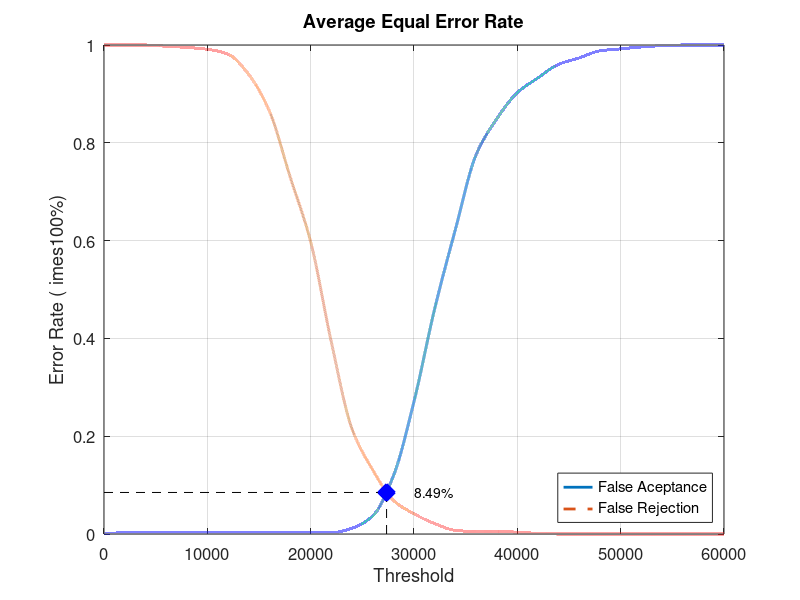
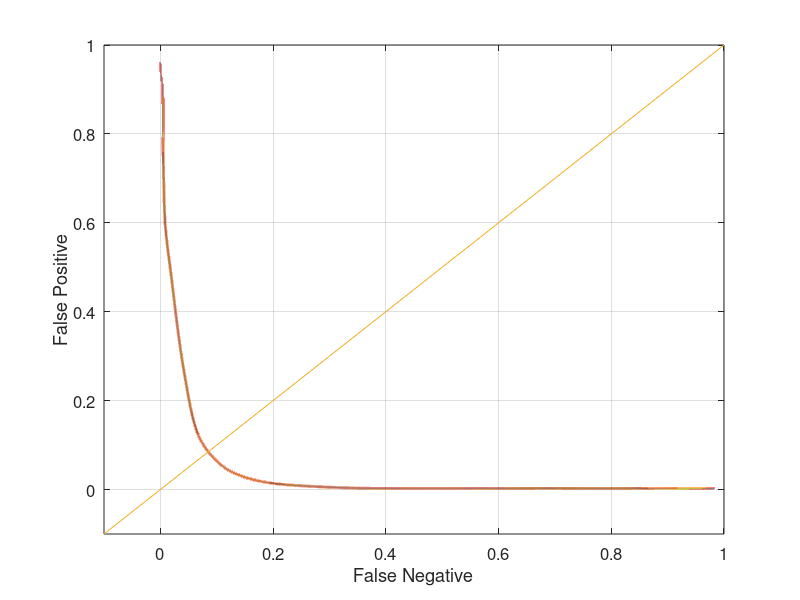

Here is the MATLAB script that generated these plots, in order:
close all;
clear;
clc;
x = 0:2000:60000;
xq = 0:0.5:60000;

y0 = [0 0.00263158 0.00263158 0.00263158 0.00263158 0.00263158 0.00263158 0.00263158 0.00263158 0.00263158 0.00263158 0.00263158 0.0118421 0.0368421 0.118421 0.271053 0.460526 0.622368 0.775 0.848684 0.902632 0.932895 0.960526 0.973684 0.988158 0.992105 0.996053 0.998684 1 1 1]
yy0 = interp1(x, y0, xq, 'pchip');
y1 = [1 1 1 0.9975 0.995 0.99125 0.98125 0.94 0.865 0.73125 0.5975 0.3925 0.215 0.13125 0.06875 0.04125 0.02125 0.0075 0.005 0.005 0.00375 0.00125 0 0 0 0 0 0 0 0 0]
yy1 = interp1(x, y1, xq, 'pchip');

% Calculating EER: 
y2 = abs(y0 - y1);
find(y2 == min(y2))
yy2 = abs(yy0 - yy1);
xEER = find(yy2 == min(yy2));
xEERIndex = xq(xEER) % X-axis EER
yEER = yy0(xEER) % Y-axis EER

main = figure
plot(xq, yy0,'-','LineWidth', 2);	hold on
plot(xq, yy1,'--','LineWidth', 2);	hold on
plot([xEERIndex xEERIndex], [0 yEER], 'k--');	hold on
plot([0 xEERIndex], [yEER yEER], 'k--');	hold on
plot(xEERIndex, yEER, 'bx', 'LineWidth', 10);	hold on
text(xEERIndex + 10 * xEERIndex / 100, yEER, [num2str(round((10000 * yEER)) / 100) '%'])
legend('False Aceptance', 'False Rejection', 'Location', 'SouthEast')
xlabel('Threshold')
ylabel('Error Rate (	imes100%)')
title('Average Equal Error Rate')
set(gca, 'FontSize', 12)
axis([0 60000 0 1])
grid on

print(main, 'Experiment3AverageMain', '-dpng');
FNRxFPR = figure('Color', [1 1 1]);
plot(yy1, yy0, '-', yy1, yy0, 'LineWidth', 2);
hold on
y = -0.1:0.1:1
plot(y, y); 
set(gca, 'FontSize', 12)
xlabel('False Negative')
ylabel('False Positive')
axis([-0.1 1 -0.1 1])
set(gca, 'FontSize', 12)
grid on

print(FNRxFPR, 'Experiment3AverageFNRxFPR','-dpng');
